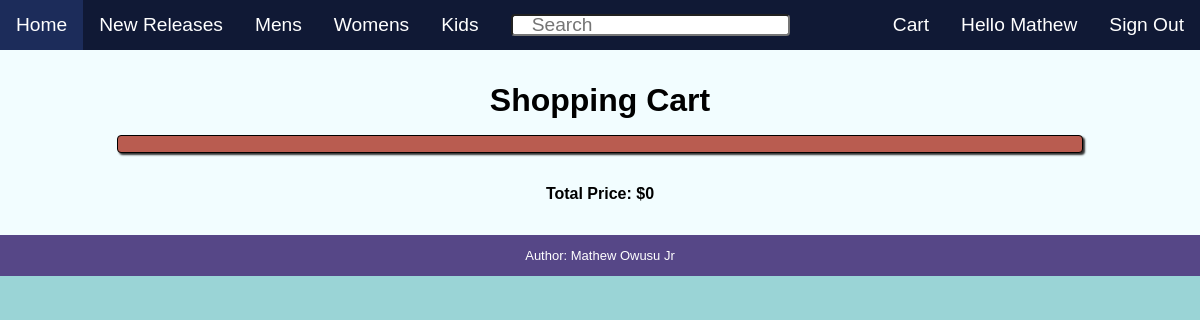
The page /cart (signed in) on the database as committed earlier.
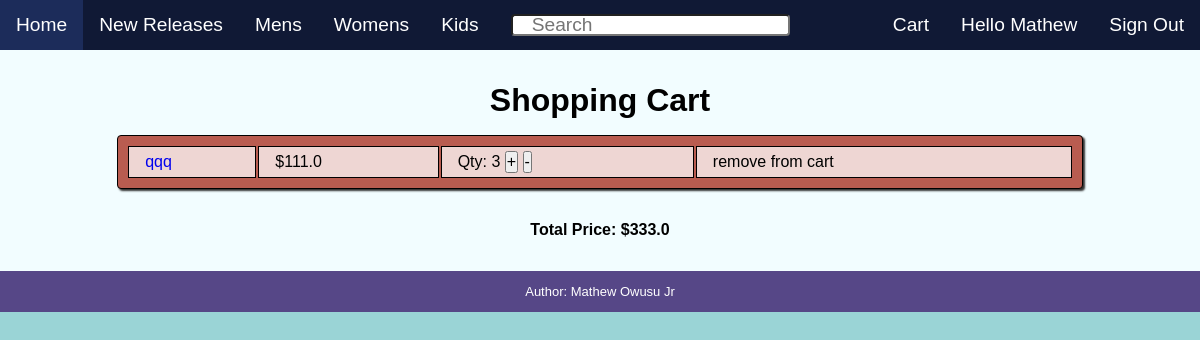
The same page on the database as committed later.
### website/models.py (models this page shows, shortened)
class Customer(db.Model, UserMixin):
    __tablename__ = 'customer'
    id = db.Column(db.Integer(), primary_key=True)
    firstname = db.Column(db.Text())
    lastname = db.Column(db.Text())
    email = db.Column(db.Text())
    username = db.Column(db.Text())
    password_hash = db.Column(db.Text())
    cart = db.relationship('Cart', back_populates="owner", uselist=False)

class ReservedShoe(db.Model):
    __tablename__ = 'reserved_shoe'
    id = db.Column(db.Integer(), primary_key=True)
    cartid = db.Column(db.Integer(), db.ForeignKey('cart.id'))
    cart = db.relationship('Cart', back_populates='shoes')
    shoe_id = db.Column(db.Integer(), db.ForeignKey('shoe.id'))
    reserved_shoe = db.relationship(
        "Shoe", backref="reserved_shoe", uselist=False)
    quantity = db.Column(db.Integer(), nullable=False)

class Shoe(db.Model):
    __tablename__ = 'shoe'
    id = db.Column(db.Integer(), primary_key=True)
    name = db.Column(db.String(length=30), nullable=False)
    brand = db.Column(db.String(length=30), nullable=False)
    audience = db.Column(db.String(length=30), nullable=False)
    price = db.Column(db.Float(), nullable=False)
    colors = db.relationship("Color", back_populates="shoe", lazy=True, cascade='all, delete, delete-orphan')

### website/views/cust_cart_views.py (the view)
@cust_cart_views.route('/cart', methods=['GET'])
def display_cart_page():
    cart = current_user.cart.shoes
    total_price = 0
    for shoe in cart:
        total_price += (shoe.quantity * shoe.reserved_shoe.price)
    return render_template('cart.html', current_user=current_user, cart=cart, total_price=total_price)

### website/__init__.py (called while the page is built)
def create_app():
    app = Flask(__name__)
    app.config['SECRET_KEY'] = "yeet"
    app.config['SQLALCHEMY_DATABASE_URI'] = f'sqlite:///{DB_NAME}'
    db.init_app(app)
    create_database(app)
    login_manager = LoginManager()
    login_manager.login_view = 'acct_mgmt_views.display_login_page'
    login_manager.init_app(app)
    @login_manager.user_loader
    def load_user(id):
        return Customer.query.get(int(id))
    app.register_blueprint(acct_mgmt_views, url_prefix='/')
    app.register_blueprint(admin_catalog_views, url_prefix='/')
    app.register_blueprint(cust_cart_views, url_prefix='/')
    app.register_blueprint(cust_catalog_views, url_prefix='/')
    app.register_blueprint(home_view, url_prefix='/')
    return app

### website/views/cust_cart_views.py (called while the page is built)
@cust_cart_views.before_request
@login_required
def login_to_access():
    pass

### website/templates/cart.html (shortened to what this page needs)
{% extends 'base.html' %}
{% block body %}
    <h1>Shopping Cart</h1>
    <table>
        {% for shoe in cart%}
            <tr>
                <td>
                    <a href="{{url_for('cust_catalog_views.display_product', id=shoe.reserved_shoe.id)}}">
                        {{shoe.reserved_shoe.name}}
                    </a>
                </td>
                <td>${{shoe.reserved_shoe.price}}</td>
                <td>
                    Qty: {{shoe.quantity}}
                    <button onclick="modCartQty('{{url_for('cust_cart_views.quick_add', id=shoe.id)}}', 'POST')">
                        +
                    </button>
                    <button onclick="modCartQty('{{url_for('cust_cart_views.quick_remove', id=shoe.id)}}', 'DELETE')">
                        -
                    </button>
                </td>
                <td>
                    <a onclick="sendDeleteRequest('{{url_for('cust_cart_views.remove_from_cart', id=shoe.id)}}')">
                        remove from cart
                    </a>
                </td>
            </tr>
        {% endfor %}
    </table>
    <h3>Total Price: ${{ total_price }}</h3>
{% endblock %}

### website/templates/base.html (shortened to what this page needs)
<!DOCTYPE html>
<html lang="en">
<head>
    <link rel="stylesheet" href="{{ url_for('static', filename='style.css') }}">
</head>
<body>
    <div class="nav-bar">
        <ul>
            <li><a href="{{ url_for('home_view.home_page') }}">Home</a></li>
            <li><a href="{{ url_for('cust_catalog_views.releases_page') }}">New Releases</a></li>
            <li><a href="{{ url_for('cust_catalog_views.mens_releases_page') }}">Mens</a></li>
            <li><a href="{{ url_for('cust_catalog_views.womens_releases_page') }}">Womens</a></li>
            <li><a href="{{ url_for('cust_catalog_views.kids_releases_page') }}">Kids</a></li>
            <li>
                <a>
                    <form id="search" action="/releases/browse/" method="GET">
                        <input type="search" name="search" placeholder="Search">
                    </form>
                </a>
            </li>
            {% if current_user.is_authenticated %}
                <div style="float:right">
                    <li>
                        <a href="{{url_for('cust_cart_views.display_cart_page')}}">Cart</a>
                    </li>
                    <li>
                        <a href="{{ url_for( 'acct_mgmt_views.display_account_page', username=current_user.username ) }}">Hello {{current_user.firstname}}</a>
                    </li>
                    <li>
                        <a href="{{url_for('acct_mgmt_views.logout')}}"">Sign Out</a>
                    </li>
                </div>
            {% endif %}
        </ul>
    </div>
    <div class="content">
        {% block body %}{% endblock %}
    </div>
    <footer>
        <p>Author: Mathew Owusu Jr</p>
    </footer>
</body>
</html>

### website/static/style.css (style rules this page uses)
* { box-sizing: border-box; margin: 0; padding: 0; font-size: 100%; font-family: Verdana, Geneva, Tahoma, sans-serif; overflow: hidden; }
body { width: 100%; background-color: #9ad4d6; display: flex; flex-direction: column; align-items: center; }
ul { list-style-type: none; }
li { float: left; }
a { text-decoration: none; }
h1, h2 { font-size: xx-large; padding-bottom: 0.5em; }
table { background-color: #b95c50; border: 1px solid; border-radius: 0.25em; margin-left: 2em; margin-right: 2em; margin-bottom: 2em; padding: 0.5em; width: 85%; box-shadow: 2px 2px 2px rgb(49, 49, 49); }
th, td { border: 1px solid; padding: 0.25em; }
td { background-color: #eed6d3; padding-left: 1em; }
input[type="search"] { box-sizing: border-box; border-radius: 0.2em; box-sizing: border-box; padding-left: 1em; padding-right: 0.5em; padding-top: 0.25em; padding-bottom: 0.25em; width: auto; height: 1.1em !important; }
.nav-bar { background-color: #101935; width: 100%; font-size: larger; }
.nav-bar li a { display: block; color: white; text-align: center; padding: 14px 16px; }
.content { background-color: #F2FDFF; width: 100%; display: flex; flex-direction: column; align-items: center; padding: 2em; }
footer { background-color: #564787; width: 100%; padding: 1em; padding-left: 5em; padding-right: 5em; color: white; text-align: center; font-size: small; }

Rows that differ between the two databases and show on the page:
added ReservedShoe: reserved_shoe.name "qqq", reserved_shoe.price "111.0", quantity "3"
Other text that changed with them:
{{ total_price }}: "0" → "333.0"
